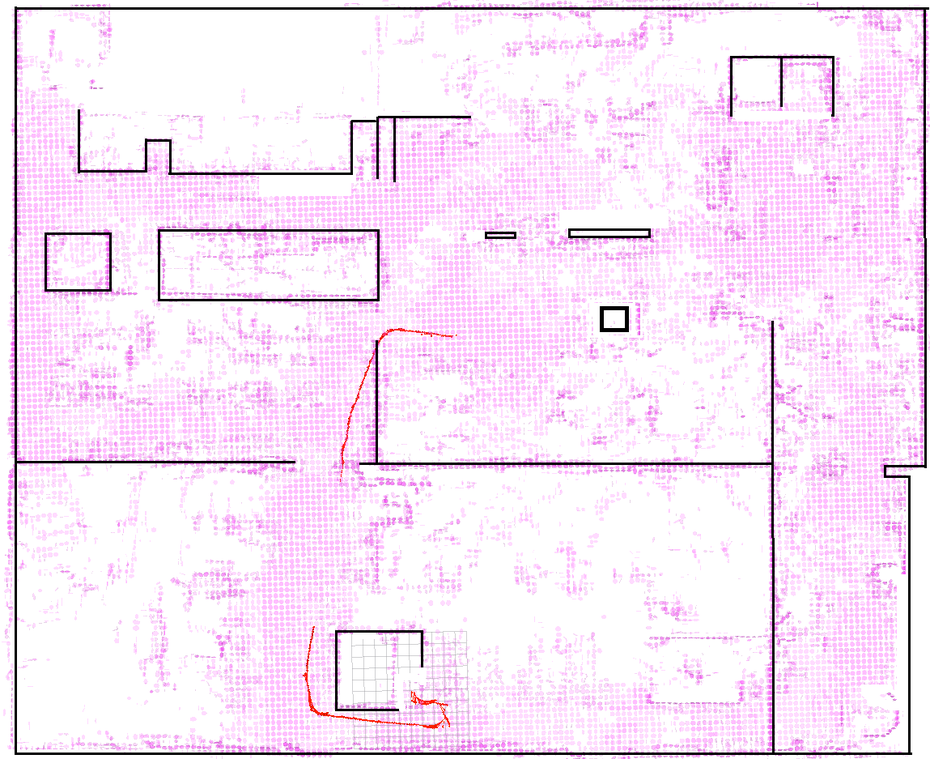
%> input picture environments/map_johnsson2.png, 930 x 759 px, shrunk from 1149 x 937 before the run
$ octave map_johnsson_metal.m   (GNU Octave 9; MATLAB toolbox functions it lacks are replaced by stand-ins)
%> lines starting %> are read from the running program, lines starting %| are printed output that depends on the picture
clear; clc; close all;

% map_spec_name='MapSpec_201510211300';
occ_map_loc = 'map_johnsson2.png';
% obstacles_loc=load_occupancy_map_ASIF('figure',occ_map_loc,'spec_file',map_spec_name,'plot_map',0);
offset = [0 0];
resolution = 0.05;
rotation = 0;
markercolor = 'k';
markersize = 1.5;
only_data = 1;


I = imread(occ_map_loc);
%> I is the input picture: size 759x930x3 uint8; mean R, G, B 247.1, 230.5, 246.8
I_gray = rgb2gray(I);
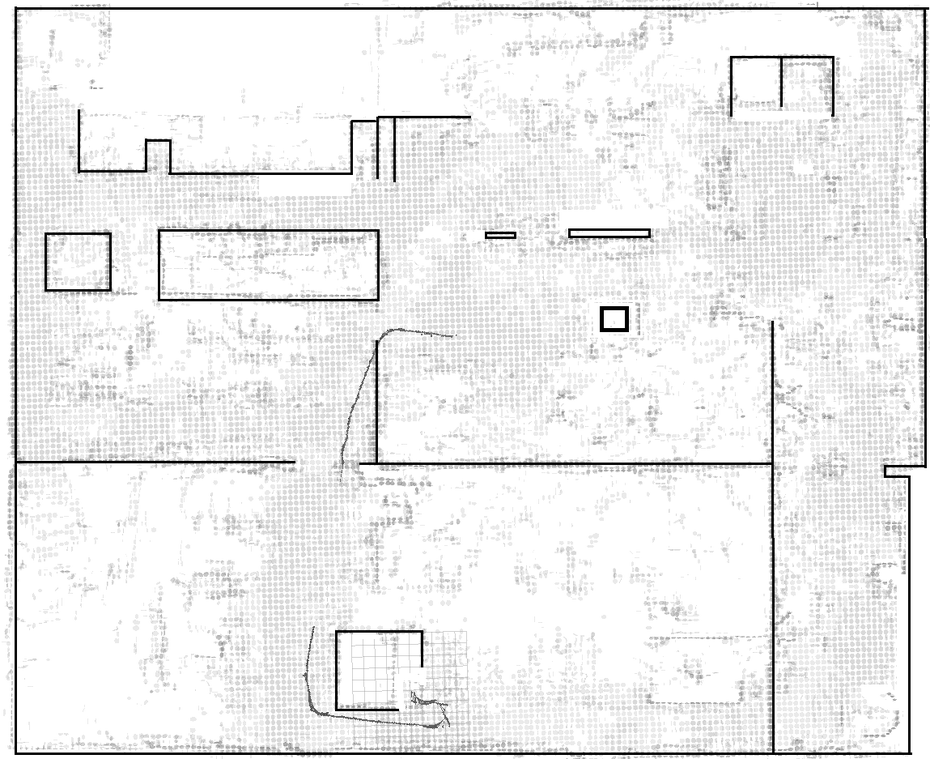
%> I_gray: size 759x930 uint8; min 0, max 255, mean 237.3
% I_gray = imrotate(I_gray,180);
% I_gray = flipdim(I_gray,2);
I_gray = flipdim(I_gray,1);
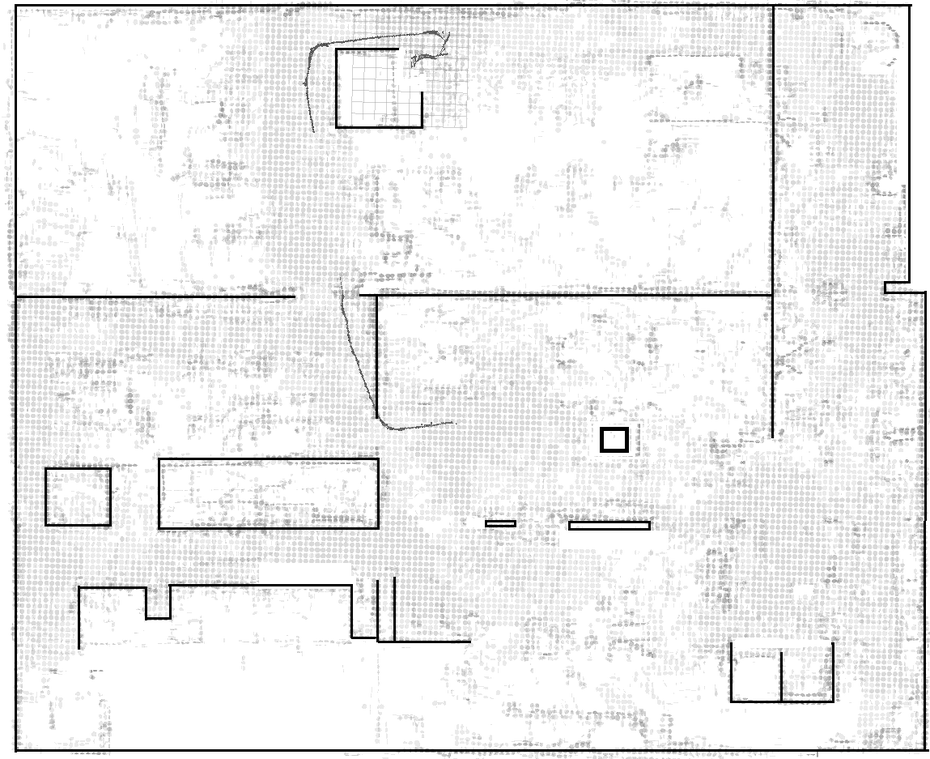
%> I_gray: size 759x930 uint8; min 0, max 255, mean 237.3; mean of the top-left, top-right, bottom-left and bottom-right quarters 237.2, 239.5, 236.4, 236.1
map_input = double(I_gray);
% map_input=double(I);
offset_x = offset(1);
offset_y = offset(2);
[rows,cols] = find(map_input==0);
%> rows = 7985 values from 6 to 752; cols = 7985 values from 16 to 929
% obstacle_mat=[cols(:),rows(:)];
obstacle_mat = [rows(:),cols(:)];
obstacle_mat = obstacle_mat.*resolution;
obstacle_mat(:,1) = obstacle_mat(:,1)+offset_x;
obstacle_mat(:,2) = obstacle_mat(:,2)+offset_y;
RA = [cosd(rotation) -sind(rotation); sind(rotation) cosd(rotation)];
obstacle_mat = obstacle_mat*RA;


if only_data==1
    plot(obstacle_mat(:,1),obstacle_mat(:,2),...
        'sk','markerfacecolor',markercolor,'markersize',markersize);
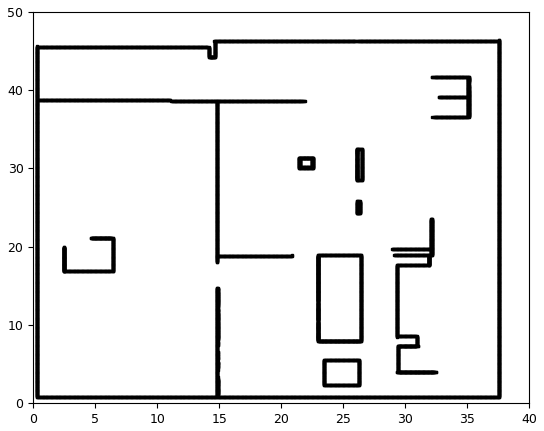
%> figure redrawn from the program's plot data
end


obstacles_loc = obstacle_mat;

figure;plot(obstacles_loc(:,2),obstacles_loc(:,1),'bx')
hold on;
plot(0,0,'ro','markerfacecolor','r','markersize',10)
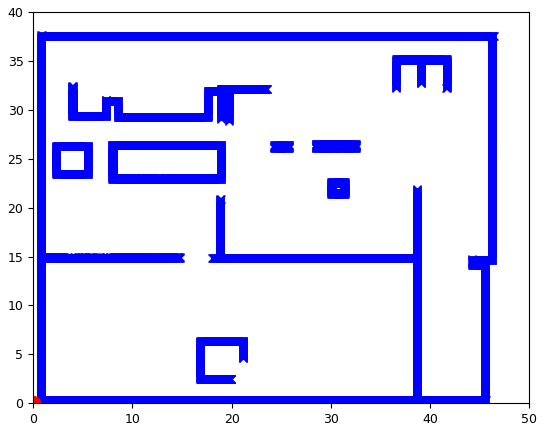
%> figure redrawn from the program's plot data


%/////////////////////////////////////////////////////////////////////////7

obstacles_loc2 = unique(round(obstacles_loc),'rows');
%> obstacles_loc2 = 361 rows, first 12: [0 1; 0 2; 0 3; 0 4; 0 5; 0 6; 0 7; 0 8; 0 9; 0 10; 0 11; 0 12]

figure;plot(obstacles_loc2(:,1),obstacles_loc2(:,2),'bs','MarkerFaceColor','b')
axis equal
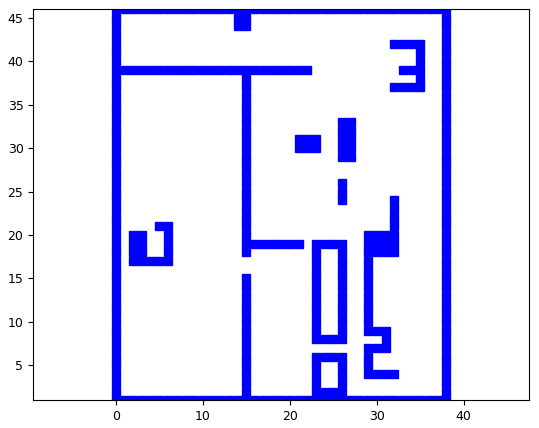
%> figure redrawn from the program's plot data


obstacles_loc2(:,1) = obstacles_loc2(:,1)-min(obstacles_loc2(:,1))+1;
obstacles_loc2(:,2) = obstacles_loc2(:,2)-min(obstacles_loc2(:,2))+1;

figure;plot(obstacles_loc2(:,1),obstacles_loc2(:,2),'bs','MarkerFaceColor','b')
axis equal


map = ones(max(obstacles_loc2(:,2)),max(obstacles_loc2(:,1)));
%> map: size 46x39 double; every value is 1

obs_ind = sub2ind(size(map),obstacles_loc2(:,2),obstacles_loc2(:,1));
%> obs_ind = 361 values from 1 to 1794
map(obs_ind) = 0;
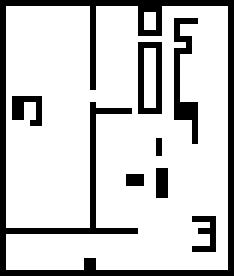
%> map: size 46x39 double (shown 6 times larger); values 0 (black) and 1 (white), 79.9% white; black in thin lines or dots

% map = map

% ---------------- fll holes ------------------------
% map = 1-map;
% % https://se.mathworks.com/matlabcentral/newsreader/view_thread/173142
% map = ~bwareaopen(~map, 100);
% map = 1-map;

% ---------- fill holes using 4-connectivity ------------------------
CC = bwconncomp(map,4);
%> CC = 3 connected components
conn_sizes = zeros(CC.NumObjects,1);
for i = 1:CC.NumObjects
    conn_sizes(i) = size(CC.PixelIdxList{i},1);
end
%> this loop made 3 passes
%> after the loop, conn_sizes = [1407; 6; 20]
[val,ind] = max(conn_sizes);
%> val = 1407; ind = 1
map = zeros(size(map));
map(CC.PixelIdxList{ind}) = 1;
%> map: size 46x39 double; values 0 (black) and 1 (white), 78.4% white; black in thin lines or dots


close all

figure; imshow(map','InitialMagnification',500); hold on;
%> after `imshow(map','InitialMagnification',500)`:
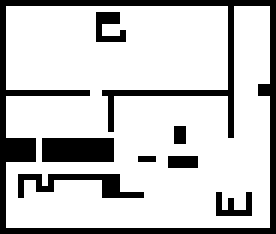
%> displayed picture: size 39x46, on the screen's scale of 0 to 255 (shown 6 times larger); 78.4% white; black in thin lines or dots
set(gca,'YDir','normal');
colormap('gray');


filename = 'johnsson-metal.dat';
fileID = fopen(filename,'wt'); fclose(fileID);
dlmwrite(filename,map,'-append','delimiter',' ');
fileID = fopen(filename,'a'); fclose(fileID);


% ------------
close all

map = dlmread('johnsson-metal.dat');
figure; imshow(map','InitialMagnification',500); hold on;
set(gca,'YDir','normal');
colormap('gray');

$ run again, with environments/GHG_global2.png copied over environments/map_johnsson2.png
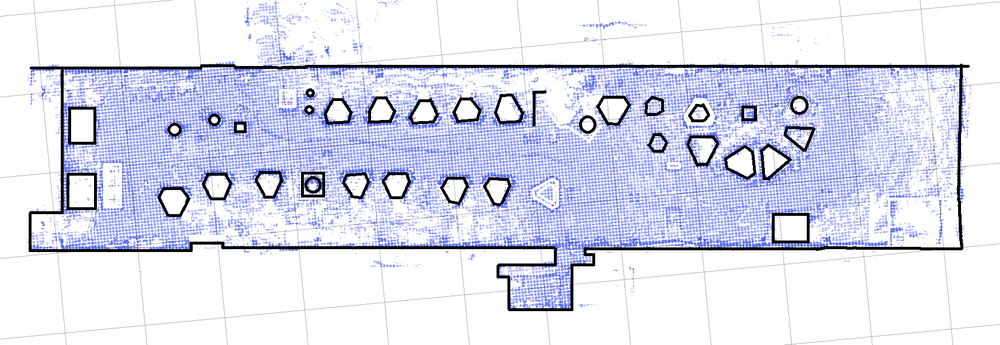
%> input picture environments/GHG_global2.png, 1000 x 345 px, shrunk from 1744 x 601 before the run
%> I is the input picture: size 345x1000x3 uint8; mean R, G, B 219.7, 222.1, 241.2
%> `I_gray = flipdim(I_gray,1);`:
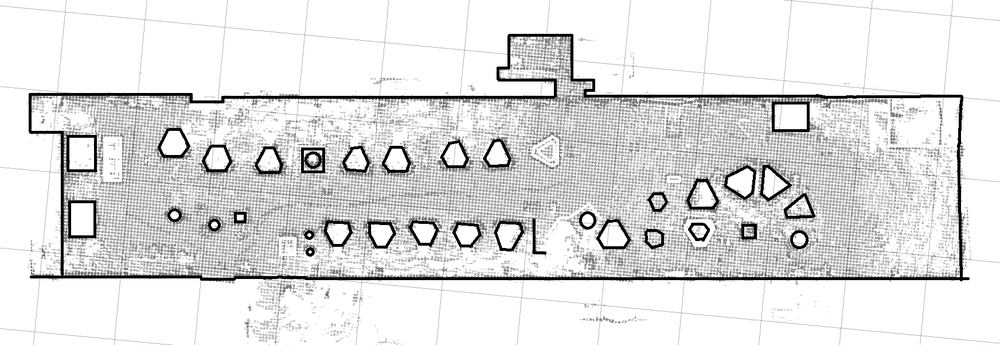
%> I_gray: size 345x1000 uint8; min 0, max 255, mean 223.5; mean of the top-left, top-right, bottom-left and bottom-right quarters 230.3, 226.3, 217.6, 220.1
%> rows = 7710 values from 35 to 281; cols = 7710 values from 30 to 969
%> obstacles_loc2 = 253 rows, first 12: [2 25; 2 26; 2 27; 2 28; 2 29; 3 25; 3 26; 3 29; 4 25; 4 26; 4 27; 4 28]
%> `axis equal`:
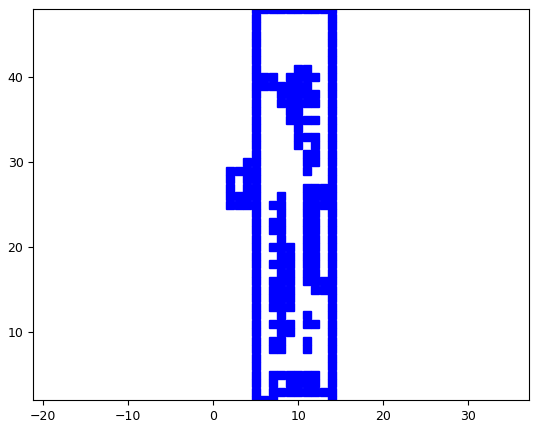
%> figure redrawn from the program's plot data
%> obs_ind = 253 values from 24 to 611
%> CC = 8 connected components
%> the loop `for i = 1:CC.NumObjects` made 8 passes
%> after the loop `for i = 1:CC.NumObjects`: conn_sizes = [69; 56; 2; 215; 6; 1; 1; 8]
%> val = 215; ind = 4

$ run again, with environments/forest.png copied over environments/map_johnsson2.png
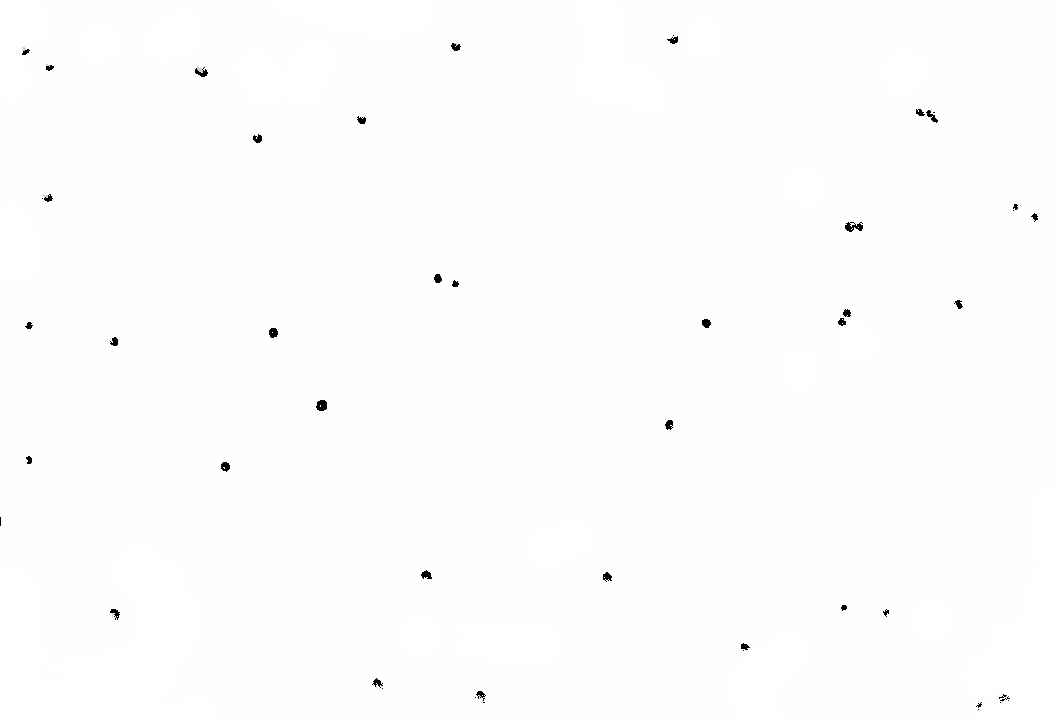
%> input picture environments/forest.png, 1061 x 726 px
%> I is the input picture: size 726x1061 uint8; min 0, max 255, mean 253.5
%> rows = 1753 values from 17 to 691; cols = 1753 values from 1 to 1038
%> `obstacle_mat = [rows(:),cols(:)];`: obstacle_mat = 1753 rows, first 12: [201 1; 202 1; 203 1; 204 1; 205 1; 206 1; 207 1; 208 1; 209 1; 672 23; 673 23; 672 24]
%> `obstacle_mat = obstacle_mat.*resolution;`: obstacle_mat = 1753 rows, first 12: [10.05 0.05; 10.1 0.05; 10.15 0.05; 10.2 0.05; 10.25 0.05; 10.3 0.05; 10.35 0.05; 10.4 0.05; 10.45 0.05; 33.6 1.15; 33.65 1.15; 33.6 1.2]
%> obstacles_loc has the same summary as obstacle_mat
%> obstacles_loc2 = 70 rows, first 12: [1 24; 1 49; 1 50; 1 51; 2 19; 2 24; 2 50; 4 37; 4 38; 5 6; 6 6; 6 42]
%> obs_ind = 70 values from 25 to 1837
%> `map(obs_ind) = 0;`:
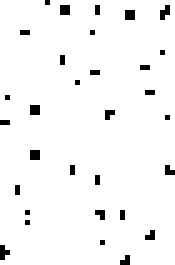
%> map: size 53x35 double (shown 5 times larger); values 0 (black) and 1 (white), 96.2% white; black in thin lines or dots
%> CC = 1 connected component
%> the loop `for i = 1:CC.NumObjects` made 1 pass
%> val = 1785; ind = 1
%> `imshow(map','InitialMagnification',500)`:
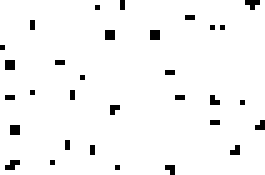
%> displayed picture: size 35x53, on the screen's scale of 0 to 255 (shown 5 times larger); 96.2% white; black in thin lines or dots
